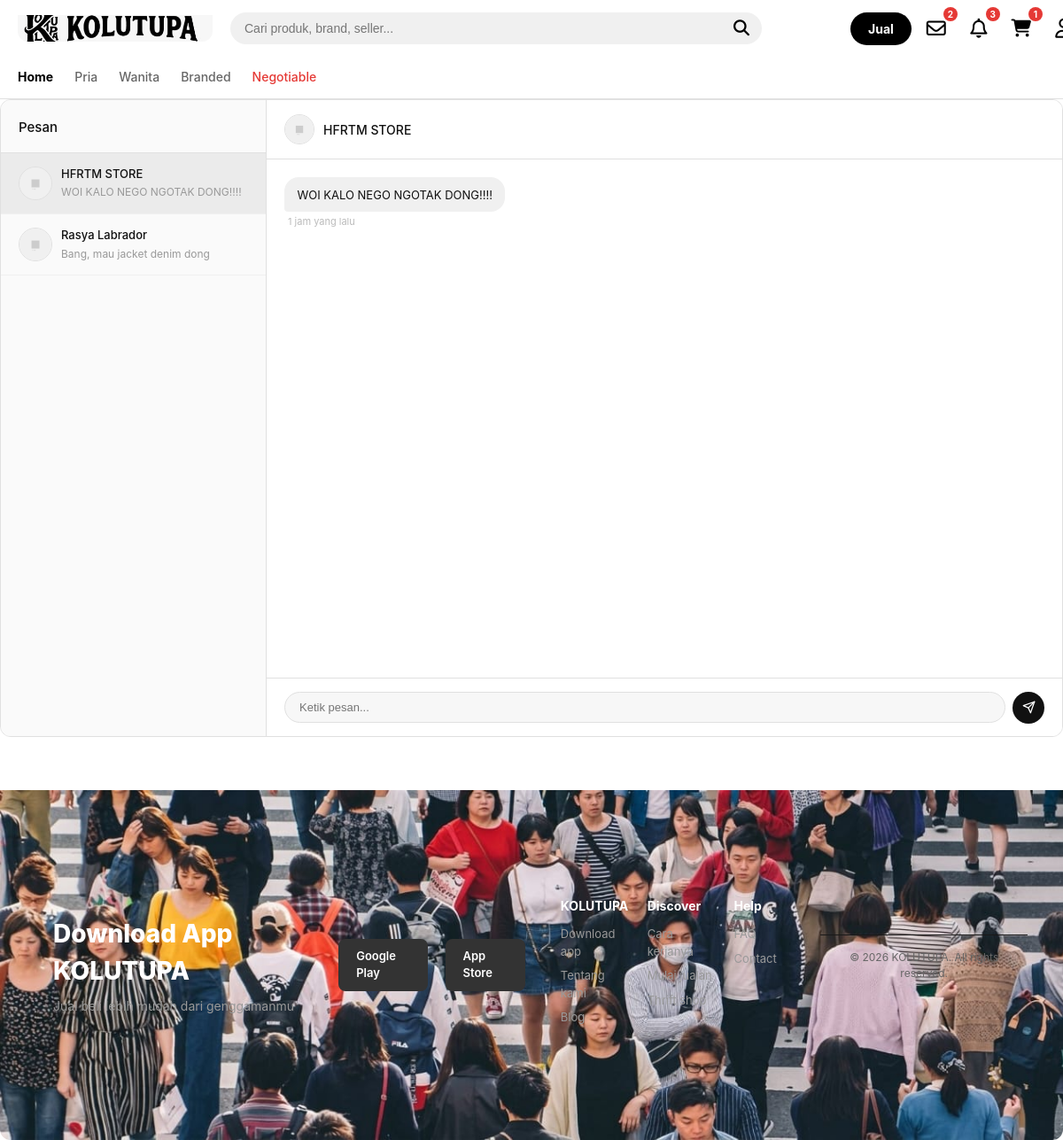
Page /public/index.php?page=messages&user=2 (signed in) on the committed database.
### tables this page shows
CREATE TABLE messages (
    id INT UNSIGNED AUTO_INCREMENT PRIMARY KEY,
    sender_id INT UNSIGNED NOT NULL,
    receiver_id INT UNSIGNED NOT NULL,
    content TEXT NOT NULL,
    is_read TINYINT(1) DEFAULT 0,
    created_at TIMESTAMP DEFAULT CURRENT_TIMESTAMP,
    FOREIGN KEY (sender_id) REFERENCES users(id) ON DELETE CASCADE,
    FOREIGN KEY (receiver_id) REFERENCES users(id) ON DELETE CASCADE
);

CREATE TABLE users (
    id INT UNSIGNED AUTO_INCREMENT PRIMARY KEY,
    name VARCHAR(100) NOT NULL,
    username VARCHAR(50) NOT NULL UNIQUE,
    email VARCHAR(150) NOT NULL UNIQUE,
    password VARCHAR(255) NOT NULL,
    avatar VARCHAR(255) DEFAULT NULL,
    bio TEXT DEFAULT NULL,
    website VARCHAR(255) DEFAULT NULL,
    rating DECIMAL(2,1) DEFAULT 5.0,
    wallet_balance DECIMAL(12,2) DEFAULT 0.00,
    created_at TIMESTAMP DEFAULT CURRENT_TIMESTAMP,
    updated_at TIMESTAMP DEFAULT CURRENT_TIMESTAMP ON UPDATE CURRENT_TIMESTAMP
);

### app/helpers.php (called while the page is built, shortened)
<?php
function sanitize(string $input): string {
    return htmlspecialchars(trim($input), ENT_QUOTES, 'UTF-8');
}
function timeAgo(\DateTime|string $datetime): string {
    $now  = new DateTime();
    $past = is_string($datetime) ? new DateTime($datetime) : $datetime;
    $diff = $now->diff($past);
    if ($diff->h > 0) return $diff->h . ' jam yang lalu';
    return 'Baru saja';
}
function render(string $view, array $data = []): void {
    extract($data);
    $viewFile = BASE_PATH . "/app/views/{$view}.php";
    require BASE_PATH . '/app/views/partials/header.php';
    require $viewFile;
    require BASE_PATH . '/app/views/partials/footer.php';
}
function avatarUrl(?string $avatar): string {
    return BASE_URL . 'assets/images/default-avatar.png';
}

### app/controllers/OtherControllers.php (called while the page is built, shortened)
<?php
class MessageController {
    private MessageModel $messageModel;
    public function __construct() {
        $this->messageModel = new MessageModel();
    }
    public function showMessages(): void {
        $otherId       = (int)($_GET['user'] ?? 0);
        $conversations = $this->messageModel->getConversations($_SESSION['user_id']);
        $thread        = $otherId ? $this->messageModel->getThread($_SESSION['user_id'], $otherId) : [];
        $otherUser     = $otherId ? (new UserModel())->findById($otherId) : null;
        if ($otherId) $this->messageModel->markRead($_SESSION['user_id'], $otherId);
        $negotiation = null;
        $orderExists = false;
        if ($otherId) {
            $negotiation = (new NegotiationModel())->getLatestBetweenUsers($_SESSION['user_id'], $otherId);
        }
        render('messages/index', [
            'title'         => 'Pesan - ' . APP_NAME,
            'conversations' => $conversations,
            'thread'        => $thread,
            'otherUser'     => $otherUser,
            'otherId'       => $otherId,
            'negotiation'   => $negotiation,
            'orderExists'   => $orderExists,
        ]);
    }
}

### config/Database.php (called while the page is built, shortened)
<?php
class Database {
    private static ?PDO $instance = null;
    public static function getInstance(): PDO {
        if (self::$instance === null) {
            try {
                $dsn = 'mysql:host=' . DB_HOST . ';dbname=' . DB_NAME . ';charset=' . DB_CHARSET;
                self::$instance = new PDO($dsn, DB_USER, DB_PASS, [
                    PDO::ATTR_ERRMODE            => PDO::ERRMODE_EXCEPTION,
                    PDO::ATTR_DEFAULT_FETCH_MODE => PDO::FETCH_ASSOC,
                    PDO::ATTR_EMULATE_PREPARES   => false,
                ]);
            } catch (PDOException $e) {
                die(json_encode(['error' => 'Database connection failed: ' . $e->getMessage()]));
            }
        }
        return self::$instance;
    }
}

### app/models/Model.php (called while the page is built, shortened)
<?php
abstract class Model {
    protected PDO $db;
    protected string $table;
    public function __construct() {
        $this->db = Database::getInstance();
    }
    protected function query(string $sql, array $params = []): PDOStatement {
        $stmt = $this->db->prepare($sql);
        $stmt->execute($params);
        return $stmt;
    }
    public function findById(int $id): ?array {
        return $this->query("SELECT * FROM {$this->table} WHERE id = ?", [$id])->fetch() ?: null;
    }
}

### app/models/OtherModels.php (called while the page is built, shortened)
<?php
class MessageModel extends Model {
    public function getConversations(int $userId): array {
        return $this->query(
            "SELECT m.*,
                    CASE WHEN m.sender_id = ? THEN m.receiver_id ELSE m.sender_id END AS other_user_id,
                    u.name AS other_name, u.avatar AS other_avatar
             FROM messages m
             JOIN users u ON u.id = CASE WHEN m.sender_id = ? THEN m.receiver_id ELSE m.sender_id END
             WHERE m.id IN (
                 SELECT MAX(id) FROM messages
                 WHERE sender_id = ? OR receiver_id = ?
                 GROUP BY LEAST(sender_id, receiver_id), GREATEST(sender_id, receiver_id)
             )
             ORDER BY m.created_at DESC",
            [$userId, $userId, $userId, $userId]
        )->fetchAll();
    }
    public function getThread(int $userId, int $otherId): array {
        return $this->query(
            "SELECT m.*, u.name AS sender_name, u.avatar AS sender_avatar
             FROM messages m JOIN users u ON u.id = m.sender_id
             WHERE (m.sender_id = ? AND m.receiver_id = ?) OR (m.sender_id = ? AND m.receiver_id = ?)
             ORDER BY m.created_at ASC",
            [$userId, $otherId, $otherId, $userId]
        )->fetchAll();
    }
}

### app/views/messages/index.php (the view, shortened to what this page needs)
<div class="mp-page">
  <div class="mp-layout">
    <div class="mp-sidebar">
      <div class="mp-sidebar-header">
        <h2>Pesan</h2>
      </div>
      <div class="mp-conv-list">
        <?php foreach ($conversations as $conv): ?>
        <a href="<?= BASE_URL ?>index.php?page=messages&user=<?= $conv['other_user_id'] ?>"
           class="mp-conv-item <?= $otherId == $conv['other_user_id'] ? 'active' : '' ?>">
          <img class="mp-conv-avatar" src="<?= avatarUrl($conv['other_avatar']) ?>" alt="">
          <div class="mp-conv-info">
            <strong><?= sanitize($conv['other_name']) ?></strong>
            <p><?= sanitize(substr($conv['content'], 0, 38)) ?><?= strlen($conv['content']) > 38 ? '…' : '' ?></p>
          </div>
        </a>
        <?php endforeach; ?>
      </div>
    </div>
    <div class="mp-thread">
      <?php if ($otherId && $otherUser): ?>
        <div class="mp-thread-header">
          <img src="<?= avatarUrl($otherUser['avatar']) ?>" alt="">
          <strong><?= sanitize($otherUser['name']) ?></strong>
        </div>
        <div class="mp-messages" id="threadMessages">
          <?php foreach ($thread as $msg): ?>
          <div class="mp-bubble <?= $msg['sender_id'] == $_SESSION['user_id'] ? 'sent' : 'received' ?>">
            <p><?= nl2br(sanitize($msg['content'])) ?></p>
            <small><?= timeAgo($msg['created_at']) ?></small>
          </div>
          <?php endforeach; ?>
        </div>
        <form method="POST" action="<?= BASE_URL ?>index.php?action=send-message" class="mp-form">
          <input type="text" name="content" placeholder="Ketik pesan..." required>
          <button type="submit" class="mp-send-btn">
            <svg viewBox="0 0 24 24" stroke-width="2" stroke-linecap="round" stroke-linejoin="round">
              <line x1="22" y1="2" x2="11" y2="13"/><polygon points="22 2 15 22 11 13 2 9 22 2"/>
            </svg>
          </button>
        </form>
      <?php endif; ?>
    </div>
  </div>
</div>

### public/assets/css/style.css (style rules this page uses)
*, *::before, *::after { box-sizing: border-box; margin: 0; padding: 0; }
:root { --black: #000; --white: #fff; --gray-50: #f9f9f9; --gray-100: #f0f0f0; --gray-200: #e0e0e0; --gray-400: #999; --gray-600: #666; --gray-800: #333; --red: #e53935; --blue: #1565c0; --gold: #c6971f; --radius: 12px; --radius-sm: 8px; --shadow: 0 2px 12px rgba(0,0,0,0.08); --shadow-md: 0 4px 24px rgba(0,0,0,0.12); }
html { scroll-behavior: smooth; }
body { font-family: 'Inter', -apple-system, BlinkMacSystemFont, sans-serif; color: var(--black); background: var(--white); line-height: 1.5; font-size: 14px; }
a { text-decoration: none; color: inherit; }
img { max-width: 100%; height: auto; display: block; }
button { cursor: pointer; font-family: inherit; }

### rows in the picture
messages: other_name "HFRTM STORE", content "WOI KALO NEGO NGOTAK DONG!!!!", created_at "1 jam yang lalu"
messages: other_name "Rasya Labrador", content "Bang, mau jacket denim dong"
users: name "HFRTM STORE"

### other values in the picture
$msgCount "2"
$notifCount "3"
$cartCount "1"
